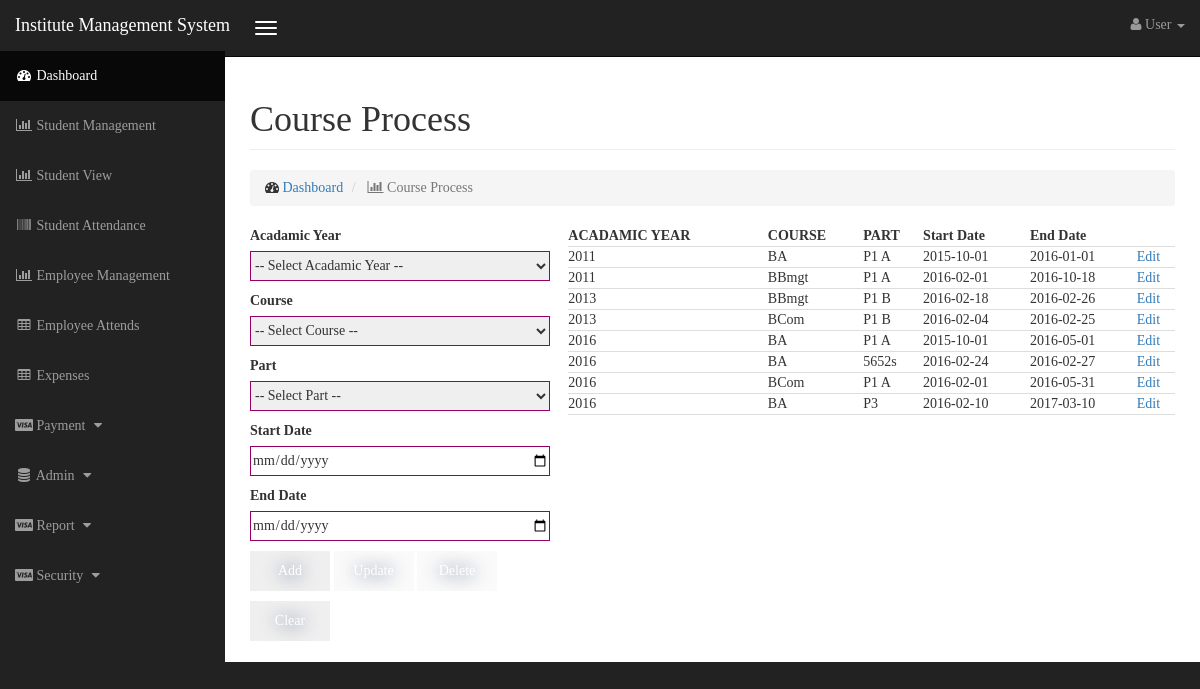
Page /courseProcess.php on the committed database.
### tables this page shows
CREATE TABLE `courseprocess` (
  `AcadamicYear_id` int(11) NOT NULL,
  `Course_tbl_id` int(11) NOT NULL,
  `Part_tbl_id` int(11) NOT NULL,
  `StartDate` date DEFAULT NULL,
  `EndDate` date DEFAULT NULL,
  `CreateDate` datetime DEFAULT NULL,
  `CreateUser` varchar(20) DEFAULT NULL,
  `Status` int(11) DEFAULT NULL,
  PRIMARY KEY (`AcadamicYear_id`,`Course_tbl_id`,`Part_tbl_id`),
  KEY `fk_CourseProcess_AcadamicYear1_idx` (`AcadamicYear_id`),
  KEY `fk_CourseProcess_Course_tbl1_idx` (`Course_tbl_id`),
  KEY `fk_CourseProcess_Part_tbl1_idx` (`Part_tbl_id`),
  CONSTRAINT `fk_CourseProcess_AcadamicYear1` FOREIGN KEY (`AcadamicYear_id`) REFERENCES `acadamicyear` (`id`) ON DELETE NO ACTION ON UPDATE NO ACTION,
  CONSTRAINT `fk_CourseProcess_Course_tbl1` FOREIGN KEY (`Course_tbl_id`) REFERENCES `course_tbl` (`id`) ON DELETE NO ACTION ON UPDATE NO ACTION,
  CONSTRAINT `fk_CourseProcess_Part_tbl1` FOREIGN KEY (`Part_tbl_id`) REFERENCES `part_tbl` (`id`) ON DELETE NO ACTION ON UPDATE NO ACTION
);

CREATE TABLE `acadamicyear` (
  `id` int(11) NOT NULL AUTO_INCREMENT,
  `year` varchar(45) DEFAULT NULL,
  PRIMARY KEY (`id`)
);

CREATE TABLE `course_tbl` (
  `id` int(11) NOT NULL AUTO_INCREMENT,
  `Name` varchar(50) DEFAULT NULL,
  `CreateDate` datetime DEFAULT NULL,
  `CreateUser` varchar(20) DEFAULT NULL,
  `Status` int(11) DEFAULT NULL,
  PRIMARY KEY (`id`)
);

CREATE TABLE `part_tbl` (
  `id` int(11) NOT NULL AUTO_INCREMENT,
  `name` varchar(45) DEFAULT NULL,
  PRIMARY KEY (`id`)
);

### dbconfig.php (called while the page is built, shortened)
<?php
function connection()
{
    $servername = "localhost";
    $username = "root";
    $password = "525625";
    $database = "kelanidb";
    $conn = new mysqli($servername, $username, $password,$database);
    return $conn;
}
function getData($query){
    $result = mysqli_query(connection(),$query);
    return $result;
}
?>

### courseProcess.php (the view, shortened to what this page needs)
<!DOCTYPE html>
<html lang="en">
<head>
<link href="./css/bootstrap.min.css" rel="stylesheet">
<link href="./css/sb-admin.css" rel="stylesheet">
<link href="./css/plugins/morris.css" rel="stylesheet">
<link href="./font-awesome/css/font-awesome.min.css" rel="stylesheet" type="text/css">
<link href="./css/formcss.css" rel="stylesheet" type="text/css">
</head>
<body>
<?php
include_once './inc/top.php';
include_once 'dbconfig.php';
if(isset($_GET['acadamicyear'])){
	 $acadamicyear = trim($_GET['acadamicyear']);
	 $course = trim($_GET['course']);
	 $part = trim($_GET['part']);
	 $query = "SELECT AcadamicYear_id,Course_tbl_id,Part_tbl_id,cp.StartDate,cp.EndDate FROM courseprocess cp INNER JOIN acadamicyear a ON cp.AcadamicYear_id=a.id INNER JOIN course_tbl c ON cp.Course_tbl_id=c.id INNER JOIN part_tbl p ON cp.Part_tbl_id=p.id WHERE a.`year`='".$acadamicyear."' AND c.`Name` = '".$course."' AND p.`name` = '".$part."'";
	 $result = getData($query);
	if (mysqli_num_rows($result) > 0) {
		 while ($row = mysqli_fetch_assoc($result)) {
			 $StartDate = $row['StartDate'];
			 $EndDate = $row['EndDate'];
			 $acadamicyear = $row['AcadamicYear_id'];
			 $course = $row['Course_tbl_id'];
			 $part = $row['Part_tbl_id'];
			 $btnStatus = 'enabled';
			 $btnAddStatus = 'disabled';
		 }
	 }
	else{
		 $acadamicyear = '';
		 $course = '';
		 $part = '';
		 $StartDate = '';
		 $EndDate = '';
		 $btnStatus = 'disabled';
		 $btnAddStatus = 'enabled';
	}
}
else{
	 $StartDate = '';
	 $EndDate = '';
	 $btnStatus = 'disabled';
	 $btnAddStatus = 'enabled';
}
?>
<div id="wrapper">
  <div id="page-wrapper">
    <div class="container-fluid">
      <div class="row">
        <div class="col-lg-12">
          <h1 class="page-header"> Course Process </h1>
          <ol class="breadcrumb">
            <li> <i class="fa fa-dashboard"></i> <a href="index.php">Dashboard</a> </li>
            <li class="active"> <i class="fa fa-bar-chart-o"></i> Course Process </li>
          </ol>
        </div>
      </div>
      <form method="post" action="controller/courseProcessController.php" data-toggle="validator">
        <div class="row">
          <div class="col-lg-4">
            <label>Acadamic Year</label>
            <br/>
            <select id="cmbAcadamicYear" name="cmbAcadamicYear" <?php echo $btnAddStatus; ?>>
              <?php
							include_once 'dbconfig.php';
							$query = 'SELECT * FROM acadamicyear';
							$result = getData($query);
							if (mysqli_num_rows($result) > 0) {
								echo "<option value='0'> -- Select Acadamic Year -- </option>";
							}
							?>
            </select>
            <br />
            <label>Course</label>
            <br/>
            <select id="cmbCourse" name="cmbCourse" <?php echo $btnAddStatus; ?>>
              	<?php
							include_once 'dbconfig.php';
							$query = 'SELECT * FROM course_tbl;';
							$result = getData($query);
							if (mysqli_num_rows($result) > 0) {
								echo "<option value='0'> -- Select Course -- </option>";
							}
				?>
            </select>
            <br />
            <label>Part</label>
            <br/>
            <select id="cmbPart" name="cmbPart" <?php echo $btnAddStatus; ?>>
              <?php
							include_once 'dbconfig.php';
							$query = 'SELECT * FROM part_tbl';
							$result = getData($query);
							if (mysqli_num_rows($result) > 0) {
								echo "<option value='0'> -- Select Part -- </option>";
							}
							?>
            </select>
            <br />
            <label>Start Date</label>
            <br />
            <input type="date" name="dtpStartDate" size="50" value="<?php echo $StartDate; ?>"/>
            <br/>
            <label>End Date</label>
            <br />
            <input type="date" name="dtpEndDate" size="50" value="<?php echo $EndDate; ?>"/>
            <br/>
            <div class="row" style="padding-left: 15px;">
              <input type="submit" value="Add" name="btnAdd" <?php echo $btnAddStatus; ?>/>
              <input type="submit" value="Update" name="btnUpdate" id="btnUpdate" <?php echo $btnStatus; ?>/>
              <input type="submit" value="Delete" name="btnDelete" <?php echo $btnStatus; ?>/>
              <input type="reset" value="Clear" name="btnClear"/>
            </div>
          </div>
          <div class="col-lg-8 selecttable">
			<?php
						include_once 'dbconfig.php';
						$query = "SELECT a.`year` AS acadamicyear, c.`Name` AS course, p.`name` AS part, cp.StartDate, cp.EndDate
									FROM courseprocess cp INNER JOIN acadamicyear a ON cp.AcadamicYear_id=a.id INNER JOIN course_tbl c ON cp.Course_tbl_id=c.id INNER JOIN part_tbl p ON cp.Part_tbl_id=p.id WHERE  cp.Status = '1'";
						$result = getData($query);
						echo "<table width='100%'>";
						echo "<tr>
								<th>ACADAMIC YEAR</th>
								<th>COURSE</th>
								<th>PART</th>
								<th>Start Date</th>
								<th>End Date</th>
								<th>&nbsp;</th>
							  </tr>";
						while($row = mysqli_fetch_array($result)){
							echo "<tr><td>" . $row['acadamicyear']. "</td><td>" . $row['course']. "</td><td>" . $row['part']. "</td><td>" . $row['StartDate']. "</td><td>" . $row['EndDate'] . "</td><td><a href='courseProcess.php?acadamicyear=".$row['acadamicyear']."&course=".$row['course']."&part=".$row['part']."'>Edit</a></td></tr>";
						}
						echo "</table>";
						?>
          </div>
        </div>
      </form>
      <div class="row">
        <div class="col-lg-12">
        </div>
      </div>
    </div>
  </div>
</div>
</body>
</html>

### css/sb-admin.css (style rules this page uses)
body { margin-top: 100px; background-color: #222; font-family: Calibri; }
@media (min-width:768px) { body { margin-top: 50px; } }
#wrapper { padding-left: 0; }
#page-wrapper { width: 100%; padding: 0; background-color: #fff; }
@media (min-width:768px) { #wrapper { padding-left: 225px; } }
@media (min-width:768px) { #page-wrapper { padding: 10px; } }

### css/formcss.css (style rules this page uses)
body { overflow-y: scroll; overflow-x: hidden; }
input, textarea, select { margin-bottom:10px; border:1px solid #906; width:300px; font-size:14px !important; }
input, select { height:30px; width:300px; }
input[type=submit], [type=reset], [type="button"] { //background-color:#62387a; display:inline-block; cursor:pointer; color:#ffffff; font-family:Calibri; font-size:18px; height:40px !important; width:80px !important; text-decoration:none; text-shadow:0px 1px 17px #283966; border:none; }
table { font-size:14px; }
th, td { border-bottom: 1px solid #ddd; }
.subjecttbl input, select { height:30px; width:300px; }

### rows in the picture
courseprocess: AcadamicYear.year "2011", Course_tbl.Name "BA", Part_tbl.name "P1 A", StartDate "2015-10-01", EndDate "2016-01-01"
courseprocess: AcadamicYear.year "2011", Course_tbl.Name "BBmgt", Part_tbl.name "P1 A", StartDate "2016-02-01", EndDate "2016-10-18"
courseprocess: AcadamicYear.year "2013", Course_tbl.Name "BBmgt", Part_tbl.name "P1 B", StartDate "2016-02-18", EndDate "2016-02-26"
courseprocess: AcadamicYear.year "2013", Course_tbl.Name "BCom", Part_tbl.name "P1 B", StartDate "2016-02-04", EndDate "2016-02-25"
courseprocess: AcadamicYear.year "2016", Course_tbl.Name "BA", Part_tbl.name "P1 A", StartDate "2015-10-01", EndDate "2016-05-01"
courseprocess: AcadamicYear.year "2016", Course_tbl.Name "BA", Part_tbl.name "5652s", StartDate "2016-02-24", EndDate "2016-02-27"
courseprocess: AcadamicYear.year "2016", Course_tbl.Name "BCom", Part_tbl.name "P1 A", StartDate "2016-02-01", EndDate "2016-05-31"
courseprocess: AcadamicYear.year "2016", Course_tbl.Name "BA", Part_tbl.name "P3", StartDate "2016-02-10", EndDate "2017-03-10"
